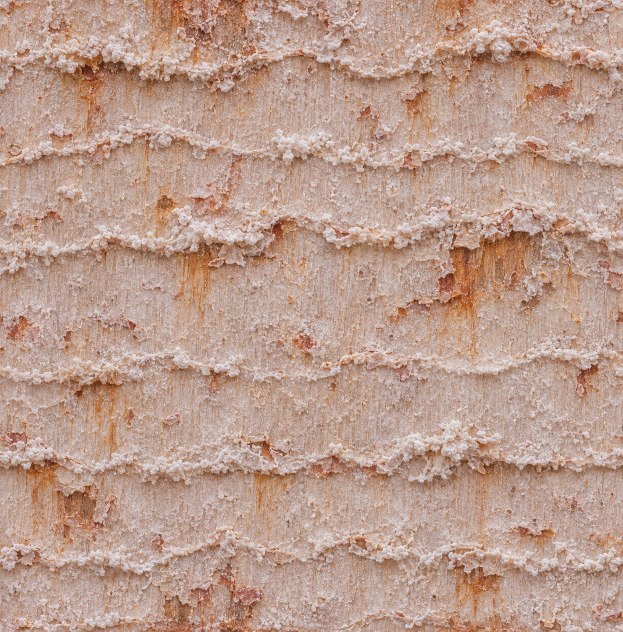
#> input picture assets-src/marsh/growth/src/stalk-salt.png, 1245 x 1263 px, found by its file name (shown at 1/2 size)
$ python make-stalk.py
#> lines starting #> are read from the running program, lines starting #| are printed output that depends on the picture
# Makes the repeating bark of the stalks from the generated sheet.
# Run: python3 assets-src/marsh/growth/make-stalk.py
# Reads assets-src/marsh/growth/src/stalk-salt.png. Writes public/assets/marsh/growth/stalk.jpg (colour, sRGB) and stalk-nh.jpg
# (red and green: the lean of the surface along x and y, 0.5 is level; blue: the height).
# The height is the sheet's own lightness with its colour taken off: the salt lumps stand pale and proud, the flaked rust lies low.
import numpy as np
from PIL import Image
from scipy.ndimage import gaussian_filter

SIZE = 1024
src = Image.open('assets-src/marsh/growth/src/stalk-salt.png').convert('RGB')
#> src is the input picture: PIL image 1245x1263 RGB; mean R, G, B 187.5, 155.9, 141.2
side = min(src.size)
#> side = 1245
left = (src.size[0] - side) // 2
#> left = 0
top = (src.size[1] - side) // 2
#> top = 9
a = np.asarray(src.crop((left, top, left + side, top + side)).resize((SIZE, SIZE), Image.LANCZOS), dtype=np.float32) / 255.0

def smooth(lo, hi, x):
    t = np.clip((x - lo) / (hi - lo), 0, 1)
    return t * t * (3 - 2 * t)

# One axis at a time: the middle stays, and toward the two edges the picture fades into a copy of itself moved by half its size.
BAND = 0.1
for axis in (1, 0):
    edge = np.minimum(np.arange(SIZE), SIZE - 1 - np.arange(SIZE)) / SIZE
    k = smooth(0, BAND, edge)
    k = k[None, :, None] if axis == 1 else k[:, None, None]
    a = a * k + np.roll(a, SIZE // 2, axis=axis) * (1 - k)
#> this loop made 2 passes
#> pass 1, `a = a * k + np.roll(a, SIZE // 2, axis=axis) * (1 - k)`:
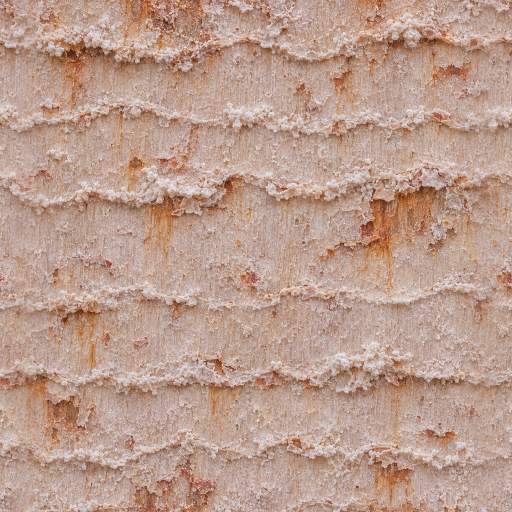
#> a: shape (1024, 1024, 3) float64 (shown at 1/2 size); mean R, G, B 0.736, 0.613, 0.555

lum = a @ np.array([0.3, 0.5, 0.2], dtype=np.float32)
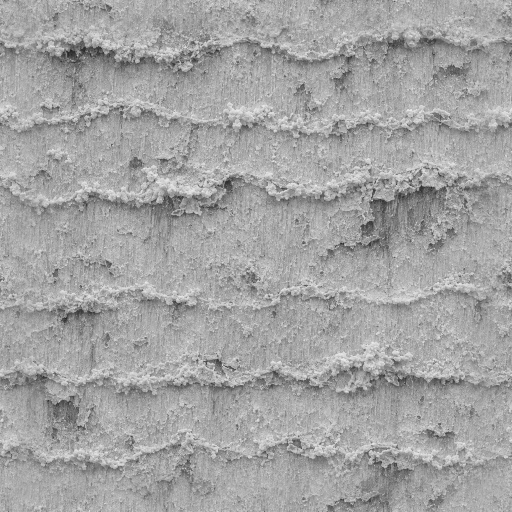
#> lum: shape (1024, 1024) float64 (shown at 1/2 size); min 0.0706, max 0.986, mean 0.64
broad = gaussian_filter(lum, SIZE / 5, mode='wrap')
a = np.clip(a * (broad.mean() / broad)[..., None] ** 0.8, 0, 1)
lum = a @ np.array([0.3, 0.5, 0.2], dtype=np.float32)
sat = a.max(-1) - a.min(-1)
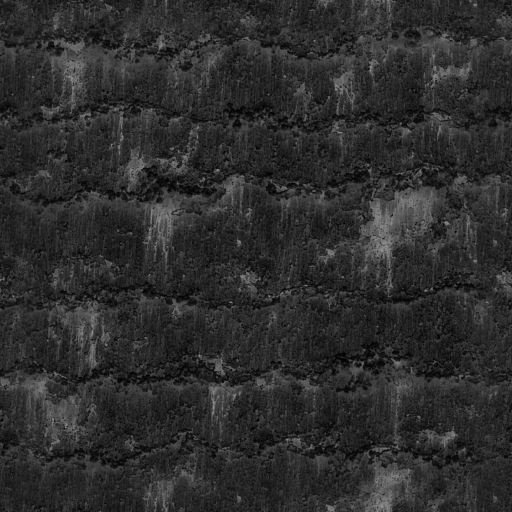
#> sat: shape (1024, 1024) float64 (shown at 1/2 size); min 0, max 0.635, mean 0.18

raw = lum - 0.9 * sat
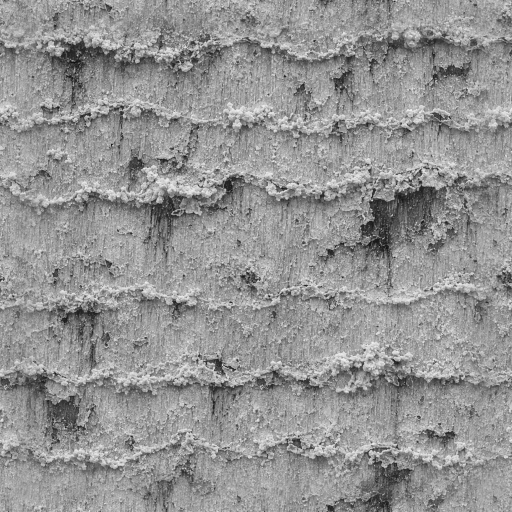
#> raw: shape (1024, 1024) float64 (shown at 1/2 size); min -0.214, max 0.979, mean 0.478; drawn with min black and max white
height = gaussian_filter(raw, 1.0, mode='wrap')
lo, hi = np.percentile(height, [1, 99.7])
#> lo = 0.0588; hi = 0.801
height = np.clip((height - lo) / (hi - lo), 0, 1)
soft = gaussian_filter(height, 0.7, mode='wrap')
dx = (np.roll(soft, -1, 1) - np.roll(soft, 1, 1)) * 0.5
dy = (np.roll(soft, -1, 0) - np.roll(soft, 1, 0)) * 0.5
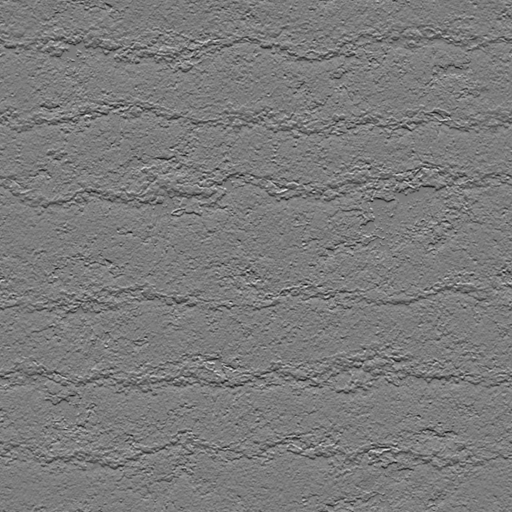
#> dy: shape (1024, 1024) float64 (shown at 1/2 size); min -0.261, max 0.276, mean -9.49e-20; drawn with min black and max white
STRENGTH = 7.0
nh = np.stack([np.clip(0.5 - dx * STRENGTH, 0, 1), np.clip(0.5 + dy * STRENGTH, 0, 1), height], axis=-1)
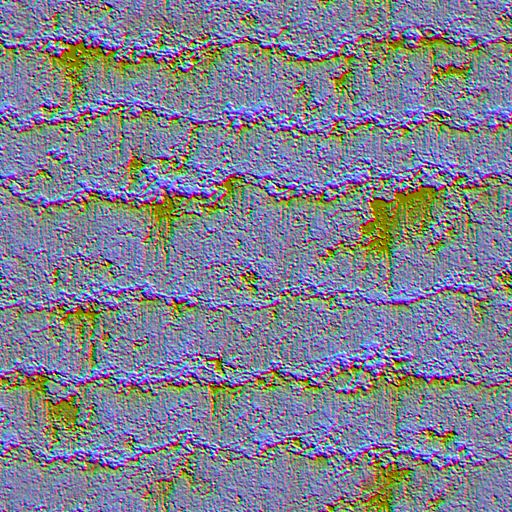
#> nh: shape (1024, 1024, 3) float64 (shown at 1/2 size); mean of channels 0, 1, 2 0.5, 0.508, 0.565; drawn as R, G, B

Image.fromarray((a * 255 + 0.5).astype(np.uint8)).save('public/assets/marsh/growth/stalk.jpg', quality=91, subsampling=0)
Image.fromarray((nh * 255 + 0.5).astype(np.uint8)).save('public/assets/marsh/growth/stalk-nh.jpg', quality=93, subsampling=0)
lin = np.where(a <= 0.04045, a / 12.92, ((a + 0.055) / 1.055) ** 2.4)
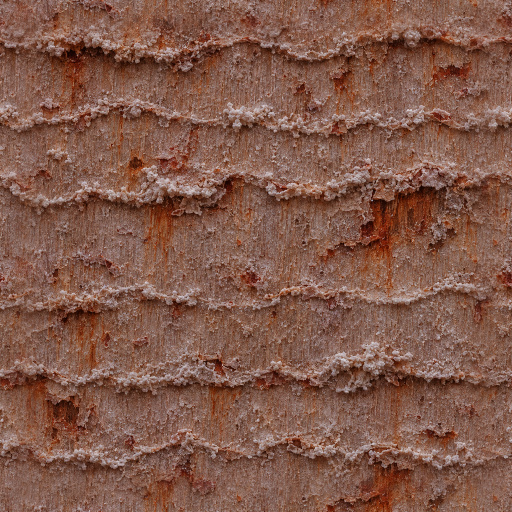
#> lin: shape (1024, 1024, 3) float64 (shown at 1/2 size); mean R, G, B 0.51, 0.351, 0.293
print('stalk linear mean', [round(float(v), 3) for v in lin.reshape(-1, 3).mean(0)], 'height mean', round(float(height.mean()), 3), 'p50', round(float(np.percentile(height, 50)), 3), 'p90', round(float(np.percentile(height, 90)), 3))
#| stalk linear mean [0.51, 0.351, 0.293] height mean 0.565 p50 0.594 p90 0.771
